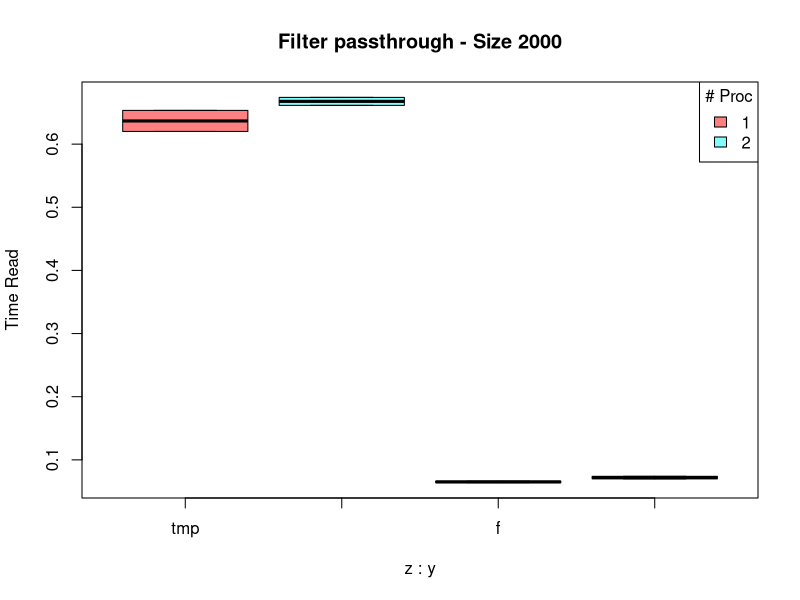
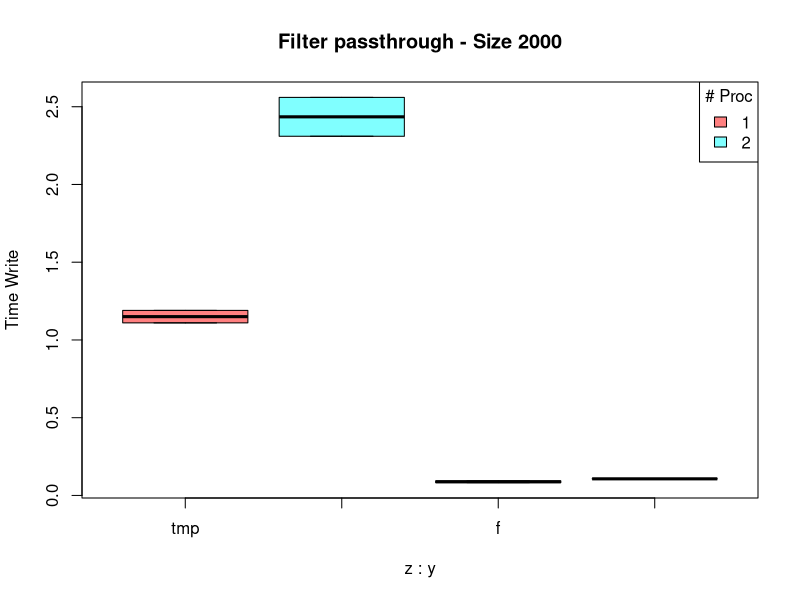

Write R code to recreate these figures, in order. (Note: this script raises an error after producing the figures.)
#!/usr/bin/env Rscript

# R Script for Running IOR

# Options for the output parameters

# time
# throughput

# ########################################################

args = commandArgs(trailingOnly=TRUE)

pdf("figs-ior-s-mpi.pdf") # either save all files in one pdf or the files in specific pdfs; find an option to automatise the choice

d = read.csv("results-ior-s-mpi.csv")

filter_op     = levels(as.factor(d$filter))
size_op       = levels(as.factor(d$size))
nproc_op      = levels(as.factor(d$nproc))

for (k in 1:length(filter_op)){

    d_filter    = subset(d,   filter == filter_op[k])

#    print(d_filter)

    read_tmpfs      = subset(d_filter, operation == 'read'  & dir_mem == 'tmpfs')
    read_fuse       = subset(d_filter, operation == 'read'  & dir_mem == 'fuse')
    write_tmpfs     = subset(d_filter, operation == 'write' & dir_mem == 'tmpfs')
    write_fuse      = subset(d_filter, operation == 'write' & dir_mem == 'fuse')

#    print(read_tmpfs)

    for (j in 1:length(size_op)){

        read_tmpfs_time    = numeric(0)
        read_fuse_time     = numeric(0)
        write_tmpfs_time   = numeric(0)
        write_fuse_time    = numeric(0)

        read_tmpfs_tp    = numeric(0)
        read_fuse_tp     = numeric(0)
        write_tmpfs_tp   = numeric(0)
        write_fuse_tp    = numeric(0)

        for (i in 1:length(nproc_op)){

            x_read_tmpfs      = subset(read_tmpfs,   size == size_op[j] & nproc == nproc_op[i])
            x_read_fuse       = subset(read_fuse,    size == size_op[j] & nproc == nproc_op[i])
            x_write_tmpfs     = subset(write_tmpfs,  size == size_op[j] & nproc == nproc_op[i])
            x_write_fuse      = subset(write_fuse,   size == size_op[j] & nproc == nproc_op[i])

#            print(x_read_tmpfs)

            read_tmpfs_time       = c(read_tmpfs_time, x_read_tmpfs$time)
            read_fuse_time        = c(read_fuse_time, x_read_fuse$time)
            write_tmpfs_time      = c(write_tmpfs_time, x_write_tmpfs$time)
            write_fuse_time       = c(write_fuse_time, x_write_fuse$time)

            read_tmpfs_tp         = c(read_tmpfs_tp, x_read_tmpfs$tp_MB)
            read_fuse_tp          = c(read_fuse_tp, x_read_fuse$tp_MB)
            write_tmpfs_tp        = c(write_tmpfs_tp, x_write_tmpfs$tp_MB)
            write_fuse_tp         = c(write_fuse_tp, x_write_fuse$tp_MB)

        }

        # Plotting the results

        len_bs = length(nproc_op)       # number of options for the nproc
        len = length(read_tmpfs_time)/len_bs;   # number of run

        # #### TIME READ

#        print(read_tmpfs_time)

    if (length(read_tmpfs_time) == length(read_fuse_time)){

        DF = data.frame(
        x = c(read_tmpfs_time, read_fuse_time),
        y = rep(c("READ TMPFS", "READ FUSE"), each = len_bs*len),
        z = rep(rep(1:len_bs, each = len), 2), # two categories, tmpfs and fuse
        stringsAsFactors = FALSE
        )
#        str(DF)
#        print(DF)

        filename = sprintf("%s_%s_time_%s.pdf", filter_op[k], size_op[j], "read");
        title = sprintf("Filter %s - Size %s", filter_op[k], size_op[j]);

#        pdf(filename)
        cols = rainbow(len_bs, s = 0.5)
        boxplot(x ~ z + y, data = DF,
                at = c(1:(2*len_bs)), col = cols,
                names = c("tmp", rep("", len_bs-1), "f", rep("", len_bs-1)),
                xaxs = FALSE, main = title, ylab = "Time Read")
        legend("topright", fill = cols, legend = nproc_op, horiz = F, title = "# Proc")

    } else {
    print (length(read_tmpfs_time))
    print (length(read_fuse_time))
    }

        # #### TIME WRITE

    if (length(write_tmpfs_time) == length(write_fuse_time)){

        DF = data.frame(
        x = c(write_tmpfs_time, write_fuse_time),
        y = rep(c("WRITE TMPFS", "WRITE FUSE"), each = len_bs*len),
        z = rep(rep(1:len_bs, each = len), 2), # two categories, tmpfs and fuse
        stringsAsFactors = FALSE
        )
    #    str(DF)
    #    print(DF)

        filename = sprintf("%s_%s_time_%s.pdf", filter_op[k], size_op[j], "write");
        title = sprintf("Filter %s - Size %s", filter_op[k], size_op[j]);

#        pdf(filename)
        cols = rainbow(len_bs, s = 0.5)
        boxplot(x ~ z + y, data = DF,
                at = c(1:(2*len_bs)), col = cols,
                names = c("tmp", rep("", len_bs-1), "f", rep("", len_bs-1)),
                xaxs = FALSE, main = title, ylab = "Time Write")
        legend("topright", fill = cols, legend = nproc_op, horiz = F, title = "# Proc")

    } else {
    print (length(write_tmpfs_time))
    print (length(write_fuse_time))
    }

        # #### TP READ

    if (length(read_tmpfs_tp) == length(read_fuse_tp)){

        DF = data.frame(
        x = c(read_tmpfs_tp, read_fuse_tp),
        y = rep(c("READ TMPFS", "READ FUSE"), each = len_bs*len),
        z = rep(rep(1:len_bs, each = len), 2), # two categories, tmpfs and fuse
        stringsAsFactors = FALSE
        )
    #    str(DF)
    #    print(DF)

        filename = sprintf("%s_%s_tp_%s.pdf", filter_op[k], size_op[j], "read");
        title = sprintf("Filter %s - Size %s", filter_op[k], size_op[j]);

#        pdf(filename)
        cols = rainbow(len_bs, s = 0.5)
        boxplot(x ~ z + y, data = DF,
                at = c(1:(2*len_bs)), col = cols,
                names = c("tmp", rep("", len_bs-1), "f", rep("", len_bs-1)),
                xaxs = FALSE, main = title, ylab = "Throughput Read")
        legend("topleft", fill = cols, legend = nproc_op, horiz = F, title = "# Proc")

    } else {
    print (length(read_tmpfs_tp))
    print (length(read_fuse_tp))
    }

        # #### TP WRITE

    if (length(write_tmpfs_tp) == length(write_fuse_tp)){

        DF = data.frame(
        x = c(write_tmpfs_tp, write_fuse_tp),
        y = rep(c("WRITE TMPFS", "WRITE FUSE"), each = len_bs*len),
        z = rep(rep(1:len_bs, each = len), 2), # two categories, tmpfs and fuse
        stringsAsFactors = FALSE
        )
    #    str(DF)
    #    print(DF)

        filename = sprintf("%s_%s_tp_%s.pdf", filter_op[k], size_op[j], "write");
        title = sprintf("Filter %s - Size %s", filter_op[k], size_op[j]);

#        pdf(filename)
        cols = rainbow(len_bs, s = 0.5)
        boxplot(x ~ z + y, data = DF,
                at = c(1:(2*len_bs)), col = cols,
                names = c("tmp", rep("", len_bs-1), "f", rep("", len_bs-1)),
                xaxs = FALSE, main = title, ylab = "Throughput Write")
        legend("topleft", fill = cols, legend = nproc_op, horiz = F, title = "# Proc")

    } else {
    print (length(write_tmpfs_tp))
    print (length(write_fuse_tp))
    }

    }

}

# dev.off()
print("Graphics constructed with success!")
